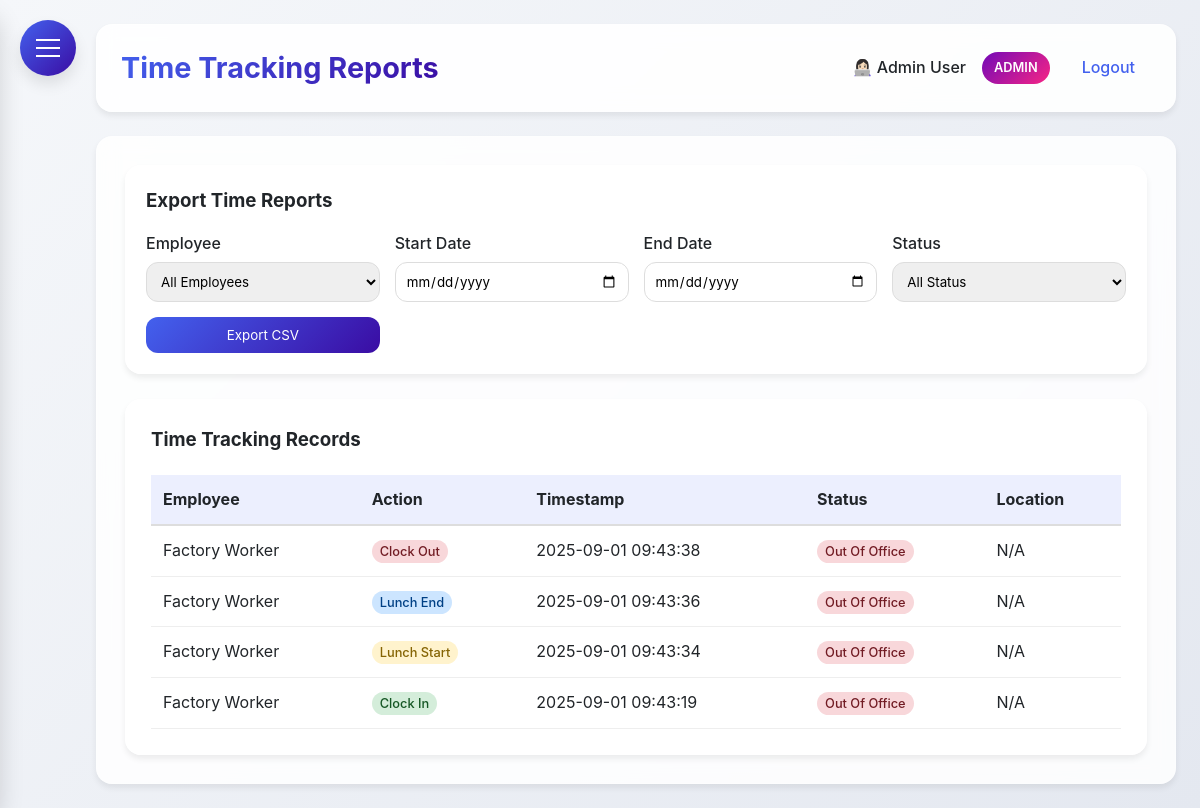
The page /time_reports (signed in) on the database its author committed.
### HerculesSystem.py (models this page shows, shortened)
class Employee(UserMixin, db.Model):
    id = db.Column(db.Integer, primary_key=True)
    username = db.Column(db.String(80), unique=True, nullable=False)
    password = db.Column(db.String(120), nullable=False)
    full_name = db.Column(db.String(120), nullable=False)
    email = db.Column(db.String(120), unique=True, nullable=False)
    department = db.Column(db.String(80))
    position = db.Column(db.String(80))
    hire_date = db.Column(db.Date)
    is_admin = db.Column(db.Boolean, default=False)
    user_type = db.Column(db.String(20), default='employee')  # admin, supervisor, office, factory
    last_clock_in = db.Column(db.DateTime)
    last_clock_out = db.Column(db.DateTime)
    last_lunch_start = db.Column(db.DateTime)
    last_lunch_end = db.Column(db.DateTime)

class TimeTracking(db.Model):
    id = db.Column(db.Integer, primary_key=True)
    employee_id = db.Column(db.Integer, db.ForeignKey('employee.id'), nullable=False)
    action_type = db.Column(db.String(20), nullable=False)  # clock_in, clock_out, lunch_start, lunch_end
    timestamp = db.Column(db.DateTime, default=datetime.utcnow)
    status = db.Column(db.String(20))  # in_office, out_of_office
    ip_address = db.Column(db.String(45))
    employee = db.relationship('Employee', backref=db.backref('time_tracking', lazy=True))

### HerculesSystem.py (the view)
@app.route('/time_reports')
@login_required
def time_reports():
    employees = Employee.query.all() if current_user.user_type == 'admin' else []
    if current_user.user_type == 'admin':
        employee_id = request.args.get('employee_id')
        start_date = request.args.get('start_date')
        end_date = request.args.get('end_date')
        status = request.args.get('status')
        query = TimeTracking.query.join(Employee)
        if employee_id:
            query = query.filter(TimeTracking.employee_id == employee_id)
        if start_date:
            query = query.filter(TimeTracking.timestamp >= start_date)
        if end_date:
            query = query.filter(TimeTracking.timestamp <= end_date + ' 23:59:59')
        if status:
            query = query.filter(TimeTracking.status == status)
        time_records = query.order_by(TimeTracking.timestamp.desc()).all()
    else:
        time_records = TimeTracking.query.filter_by(employee_id=current_user.id).order_by(TimeTracking.timestamp.desc()).all()
    return render_template('time_reports.html', time_records=time_records, employees=employees)

### HerculesSystem.py (called while the page is built)
@app.after_request
def add_security_headers(response):
    response.headers['Permissions-Policy'] = 'geolocation=()'
    return response

@login_manager.user_loader
def load_user(user_id):
    return db.session.get(Employee, int(user_id))

@app.context_processor
def inject_now():
    return {'now': datetime.utcnow()}

@app.before_request
def before_request():
    if request.url.startswith('https://'):
        new_url = request.url.replace('https://', 'http://', 1)
        return redirect(new_url, code=301)

### templates/time_reports.html (shortened to what this page needs)
{% extends "base.html" %}
{% block content %}
<div class="dashboard-container">
    {% if current_user.user_type == 'admin' %}
    <div class="glass" style="padding: 20px; border-radius: var(--border-radius-lg); margin-bottom: 25px;">
        <h3 style="margin-bottom: 15px;">Export Time Reports</h3>
        <form method="GET" action="{{ url_for('export_time_reports') }}">
            <div style="display: grid; grid-template-columns: repeat(auto-fit, minmax(200px, 1fr)); gap: 15px; align-items: end;">
                {% if current_user.user_type == 'admin' %}
                <div>
                    <label style="display: block; margin-bottom: 5px; font-weight: 500;">Employee</label>
                    <select name="employee_id" style="width: 100%; padding: 10px; border-radius: var(--border-radius); border: 1px solid #ddd;">
                        <option value="">All Employees</option>
                    </select>
                </div>
                {% endif %}
                <div>
                    <label style="display: block; margin-bottom: 5px; font-weight: 500;">Start Date</label>
                    <input type="date" name="start_date" style="width: 100%; padding: 10px; border-radius: var(--border-radius); border: 1px solid #ddd;">
                </div>
                <div>
                    <label style="display: block; margin-bottom: 5px; font-weight: 500;">End Date</label>
                    <input type="date" name="end_date" style="width: 100%; padding: 10px; border-radius: var(--border-radius); border: 1px solid #ddd;">
                </div>
                <div>
                    <label style="display: block; margin-bottom: 5px; font-weight: 500;">Status</label>
                    <select name="status" style="width: 100%; padding: 10px; border-radius: var(--border-radius); border: 1px solid #ddd;">
                        <option value="">All Status</option>
                    </select>
                </div>
                <div>
                    <button type="submit" style="background: var(--gradient-primary); color: white; padding: 10px 20px; border: none; border-radius: var(--border-radius); cursor: pointer; width: 100%;">
                        Export CSV
                    </button>
                </div>
            </div>
        </form>
    </div>
    {% endif %}
    <div class="glass" style="padding: 25px; border-radius: var(--border-radius-lg);">
        <h3 style="margin-bottom: 20px;">Time Tracking Records</h3>
        {% if time_records %}
        <div style="overflow-x: auto;">
            <table style="width: 100%; border-collapse: collapse;">
                <thead>
                    <tr style="background: rgba(67, 97, 238, 0.1);">
                        {% if current_user.user_type == 'admin' %}
                        <th style="padding: 12px; text-align: left; border-bottom: 2px solid #ddd;">Employee</th>
                        {% endif %}
                        <th style="padding: 12px; text-align: left; border-bottom: 2px solid #ddd;">Action</th>
                        <th style="padding: 12px; text-align: left; border-bottom: 2px solid #ddd;">Timestamp</th>
                        <th style="padding: 12px; text-align: left; border-bottom: 2px solid #ddd;">Status</th>
                        <th style="padding: 12px; text-align: left; border-bottom: 2px solid #ddd;">Location</th>
                    </tr>
                </thead>
                <tbody>
                    {% for record in time_records %}
                    <tr>
                        {% if current_user.user_type == 'admin' %}
                        <td style="padding: 12px; border-bottom: 1px solid #eee;">{{ record.employee.full_name }}</td>
                        {% endif %}
                        <td style="padding: 12px; border-bottom: 1px solid #eee;">
                            <span style="
                                padding: 4px 8px;
                                border-radius: 12px;
                                font-size: 0.8rem;
                                font-weight: 500;
                                {% if record.action_type == 'clock_in' %}background: #d4edda; color: #155724;
                                {% elif record.action_type == 'clock_out' %}background: #f8d7da; color: #721c24;
                                {% elif record.action_type == 'lunch_start' %}background: #fff3cd; color: #856404;
                                {% elif record.action_type == 'lunch_end' %}background: #cce5ff; color: #004085;
                                {% endif %}
                            ">
                                {{ record.action_type.replace('_', ' ').title() }}
                            </span>
                        </td>
                        <td style="padding: 12px; border-bottom: 1px solid #eee;">{{ record.timestamp.strftime('%Y-%m-%d %H:%M:%S') }}</td>
                        <td style="padding: 12px; border-bottom: 1px solid #eee;">
                            <span style="
                                padding: 4px 8px;
                                border-radius: 12px;
                                font-size: 0.8rem;
                                font-weight: 500;
                                {% if record.status == 'in_office' %}background: #d4edda; color: #155724;
                                {% else %}background: #f8d7da; color: #721c24;
                                {% endif %}
                            ">
                                {{ record.status.replace('_', ' ').title() if record.status else 'N/A' }}
                            </span>
                        </td>
                        <td style="padding: 12px; border-bottom: 1px solid #eee;">{{ record.address or 'N/A' }}</td>
                    </tr>
                    {% endfor %}
                </tbody>
            </table>
        </div>
        {% else %}
        <p style="text-align: center; color: var(--gray); padding: 40px;">No time tracking records found.</p>
        {% endif %}
    </div>
</div>
{% endblock %}

### templates/base.html (shortened to what this page needs)
<!DOCTYPE html>
<html lang="en">
<head>
</head>
<body>
    <div class="hamburger-menu" id="hamburgerMenu">
        <span></span>
    </div>
    <div class="main-content" id="mainContent">
        <div class="header">
            <h1>{% block header %}Hercules HR{% endblock %}</h1>
            <div class="user-info">
                {% if current_user.is_authenticated %}
                <span>👩🏻‍💻 {{ current_user.full_name }}</span>
                {% if current_user.user_type == 'admin' %}
                <span class="admin-badge">ADMIN</span>
                {% endif %}
                <a href="{{ url_for('logout') }}">Logout</a>
                {% else %}
                <a href="{{ url_for('login') }}">Login</a>
                {% endif %}
            </div>
        </div>
        <div class="content">
            {% block content %}{% endblock %}
        </div>
    </div>
</body>
</html>

### templates/base.html (style rules this page uses)
:root { --primary: #4361ee; --secondary: #3a0ca3; --accent: #7209b7; --success: #4cc9f0; --danger: #f72585; --warning: #fca311; --info: #4895ef; --light: #f8f9fa; --dark: #212529; --gray: #6c757d; --gradient-primary: linear-gradient(135deg, #4361ee, #3a0ca3); --gradient-accent: linear-gradient(135deg, #7209b7, #f72585); --shadow-sm: 0 4px 6px rgba(0, 0, 0, 0.07); --shadow-md: 0 8px 15px rgba(0, 0, 0, 0.1); --shadow-lg: 0 15px 25px rgba(0, 0, 0, 0.15); --border-radius: 12px; --border-radius-lg: 16px; --border-radius-xl: 20px; --sidebar-radius: 20px; }
* { margin: 0; padding: 0; box-sizing: border-box; font-family: 'Inter', 'Segoe UI', system-ui, -apple-system, sans-serif; }
body { display: flex; min-height: 100vh; background: linear-gradient(135deg, #f5f7fa 0%, #e4e8f0 100%); color: var(--dark); line-height: 1.6; }
.glass { background: rgba(255, 255, 255, 0.85); backdrop-filter: blur(10px); border-radius: var(--border-radius); border: 1px solid rgba(255, 255, 255, 0.2); box-shadow: var(--shadow-sm); }
.hamburger-menu { position: fixed; top: 20px; left: 20px; z-index: 1000; cursor: pointer; background: var(--gradient-primary); border-radius: 50%; width: 56px; height: 56px; display: flex; align-items: center; justify-content: center; box-shadow: var(--shadow-md); transition: all 0.3s ease; }
.hamburger-menu span { display: block; width: 24px; height: 2px; background: #fff; position: relative; transition: all 0.3s cubic-bezier(0.4, 0, 0.2, 1); }
.hamburger-menu span:before, .hamburger-menu span:after { content: ''; position: absolute; width: 24px; height: 2px; background: #fff; transition: all 0.3s cubic-bezier(0.4, 0, 0.2, 1); }
.hamburger-menu span:before { top: -8px; }
.hamburger-menu span:after { top: 8px; }
.main-content { flex: 1; padding: 24px; margin-left: 0; transition: margin-left 0.3s cubic-bezier(0.4, 0, 0.2, 1); padding-left: 96px; }
.header { background: rgba(255, 255, 255, 0.9); backdrop-filter: blur(10px); padding: 20px 24px; border-radius: var(--border-radius-lg); box-shadow: var(--shadow-sm); display: flex; justify-content: space-between; align-items: center; margin-bottom: 24px; border: 1px solid rgba(255, 255, 255, 0.2); }
.header h1 { font-size: 1.8rem; font-weight: 700; background: var(--gradient-primary); -webkit-background-clip: text; background-clip: text; color: transparent; }
.user-info { display: flex; align-items: center; gap: 16px; }
.user-info span { color: var(--dark); font-weight: 500; }
.user-info .admin-badge { background: var(--gradient-accent); color: white; padding: 6px 12px; border-radius: 20px; font-size: 0.8rem; font-weight: 600; }
.user-info a { color: var(--primary); text-decoration: none; font-weight: 500; transition: all 0.2s ease; padding: 8px 16px; border-radius: 8px; }
.content { background: rgba(255, 255, 255, 0.85); backdrop-filter: blur(10px); padding: 28px; border-radius: var(--border-radius-lg); box-shadow: var(--shadow-sm); border: 1px solid rgba(255, 255, 255, 0.2); }
.content { animation: fadeIn 0.4s ease-out; }

### rows shown on the page
Employee: full_name "Admin User"
TimeTracking: employee.full_name "Factory Worker", action_type.replace "Clock Out", timestamp "2025-09-01 09:43:38", status.replace "Out Of Office", address "N/A"
TimeTracking: employee.full_name "Factory Worker", action_type.replace "Lunch End", timestamp "2025-09-01 09:43:36", status.replace "Out Of Office", address "N/A"
TimeTracking: employee.full_name "Factory Worker", action_type.replace "Lunch Start", timestamp "2025-09-01 09:43:34", status.replace "Out Of Office", address "N/A"
TimeTracking: employee.full_name "Factory Worker", action_type.replace "Clock In", timestamp "2025-09-01 09:43:19", status.replace "Out Of Office", address "N/A"
